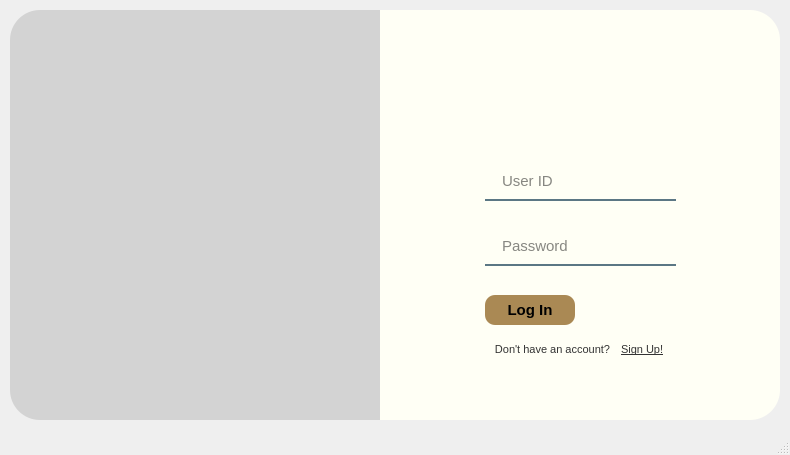
<?xml version="1.0" encoding="UTF-8"?>
<ui version="4.0">
 <class>loginWindow</class>
 <widget class="QMainWindow" name="loginWindow">
  <property name="geometry">
   <rect>
    <x>0</x>
    <y>0</y>
    <width>790</width>
    <height>455</height>
   </rect>
  </property>
  <property name="minimumSize">
   <size>
    <width>790</width>
    <height>455</height>
   </size>
  </property>
  <property name="font">
   <font>
    <pointsize>10</pointsize>
    <weight>75</weight>
    <bold>true</bold>
   </font>
  </property>
  <property name="windowTitle">
   <string>MainWindow</string>
  </property>
  <widget class="QWidget" name="centralwidget">
   <widget class="QWidget" name="widget" native="true">
    <property name="geometry">
     <rect>
      <x>0</x>
      <y>0</y>
      <width>810</width>
      <height>450</height>
     </rect>
    </property>
    <widget class="QLabel" name="label">
     <property name="geometry">
      <rect>
       <x>10</x>
       <y>10</y>
       <width>371</width>
       <height>411</height>
      </rect>
     </property>
     <property name="styleSheet">
      <string notr="true">border-image: url(:/icons-logo/icons-logo/Two friends.png);
border-bottom-left-radius: 30px;
border-top-left-radius: 30px;
</string>
     </property>
     <property name="text">
      <string/>
     </property>
    </widget>
    <widget class="QLabel" name="label_2">
     <property name="geometry">
      <rect>
       <x>10</x>
       <y>10</y>
       <width>370</width>
       <height>410</height>
      </rect>
     </property>
     <property name="styleSheet">
      <string notr="true">background-color:rgba(0,0,0,30);
border-bottom-left-radius: 30px;
border-top-left-radius: 30px;
</string>
     </property>
     <property name="text">
      <string/>
     </property>
    </widget>
    <widget class="QLabel" name="label_3">
     <property name="geometry">
      <rect>
       <x>380</x>
       <y>10</y>
       <width>400</width>
       <height>410</height>
      </rect>
     </property>
     <property name="styleSheet">
      <string notr="true">background-color : rgba(255,255,245,255);
border-bottom-right-radius: 30px;
border-top-right-radius: 30px;
</string>
     </property>
     <property name="text">
      <string/>
     </property>
    </widget>
    <widget class="QLabel" name="logoLabel">
     <property name="geometry">
      <rect>
       <x>485</x>
       <y>30</y>
       <width>190</width>
       <height>120</height>
      </rect>
     </property>
     <property name="styleSheet">
      <string notr="true">image: url(:/icons-logo/icons-logo/Logo_tweet.png);</string>
     </property>
     <property name="text">
      <string/>
     </property>
    </widget>
    <widget class="QLineEdit" name="useridlineEdit">
     <property name="geometry">
      <rect>
       <x>485</x>
       <y>170</y>
       <width>191</width>
       <height>31</height>
      </rect>
     </property>
     <property name="font">
      <font>
       <pointsize>11</pointsize>
       <weight>50</weight>
       <bold>false</bold>
      </font>
     </property>
     <property name="styleSheet">
      <string notr="true">background-color: rgba(0,0,0,0);
border : none;
border-bottom: 2px solid rgba(46,82,101,200);
color: rgba(0,0,0,240);
padding-bottom: 7px;
padding-left: 15px</string>
     </property>
     <property name="placeholderText">
      <string>User ID</string>
     </property>
    </widget>
    <widget class="QLineEdit" name="passwordlineEdit">
     <property name="geometry">
      <rect>
       <x>485</x>
       <y>235</y>
       <width>191</width>
       <height>31</height>
      </rect>
     </property>
     <property name="font">
      <font>
       <pointsize>11</pointsize>
       <weight>50</weight>
       <bold>false</bold>
      </font>
     </property>
     <property name="styleSheet">
      <string notr="true">background-color: rgba(0,0,0,0);
border : none;
border-bottom: 2px solid rgba(46,82,101,200);
color: rgba(0,0,0,240);
padding-bottom: 7px;
padding-left: 15px</string>
     </property>
     <property name="echoMode">
      <enum>QLineEdit::PasswordEchoOnEdit</enum>
     </property>
     <property name="placeholderText">
      <string>Password</string>
     </property>
    </widget>
    <widget class="QPushButton" name="exitButton">
     <property name="geometry">
      <rect>
       <x>740</x>
       <y>20</y>
       <width>30</width>
       <height>30</height>
      </rect>
     </property>
     <property name="toolTip">
      <string>&lt;html&gt;&lt;head/&gt;&lt;body&gt;&lt;p&gt;Exit&lt;/p&gt;&lt;/body&gt;&lt;/html&gt;</string>
     </property>
     <property name="styleSheet">
      <string notr="true">QPushButton {
    border: none;
	background-color : rgba(255,255,245, 0);
}

QPushButton:hover {
    background-color: rgba(222,193,158, 50);
	border-radius: 15px;
}

QPushButton:pressed {
	padding-left: 1px;
	padding-top: 1px;
}</string>
     </property>
     <property name="text">
      <string/>
     </property>
     <property name="icon">
      <iconset resource="res.qrc">
       <normaloff>:/icons-logo/icons-logo/icons8-x-96.png</normaloff>:/icons-logo/icons-logo/icons8-x-96.png</iconset>
     </property>
     <property name="iconSize">
      <size>
       <width>25</width>
       <height>25</height>
      </size>
     </property>
    </widget>
    <widget class="QPushButton" name="loginButton">
     <property name="geometry">
      <rect>
       <x>485</x>
       <y>295</y>
       <width>90</width>
       <height>30</height>
      </rect>
     </property>
     <property name="font">
      <font>
       <family>Arial</family>
       <pointsize>11</pointsize>
       <weight>75</weight>
       <bold>true</bold>
      </font>
     </property>
     <property name="styleSheet">
      <string notr="true">QPushButton{
	background-color: rgba(170,137,84,255);
	border-radius: 10px;

}

QPushButton:hover {
   background-color: rgba(187,161,118,255);
	border-radius: 10px;
}

QPushButton:pressed {
   background-color: rgba(187,161,118,255);
	border-radius: 10px;
	padding-left: 1px;
	padding-top: 1px;
}</string>
     </property>
     <property name="text">
      <string>Log In</string>
     </property>
    </widget>
    <widget class="QLabel" name="label_1">
     <property name="geometry">
      <rect>
       <x>485</x>
       <y>340</y>
       <width>135</width>
       <height>20</height>
      </rect>
     </property>
     <property name="font">
      <font>
       <pointsize>8</pointsize>
       <weight>50</weight>
       <bold>false</bold>
      </font>
     </property>
     <property name="styleSheet">
      <string notr="true">QLabel {
    color: #333333;
}
</string>
     </property>
     <property name="text">
      <string>&lt;html&gt;&lt;head/&gt;&lt;body&gt;&lt;p&gt;Don't have an account?&lt;/p&gt;&lt;/body&gt;&lt;/html&gt;</string>
     </property>
     <property name="textFormat">
      <enum>Qt::RichText</enum>
     </property>
     <property name="alignment">
      <set>Qt::AlignCenter</set>
     </property>
    </widget>
    <widget class="QLabel" name="signupLabel">
     <property name="geometry">
      <rect>
       <x>621</x>
       <y>340</y>
       <width>55</width>
       <height>20</height>
      </rect>
     </property>
     <property name="font">
      <font>
       <pointsize>8</pointsize>
       <weight>50</weight>
       <bold>false</bold>
      </font>
     </property>
     <property name="toolTip">
      <string>Sign up for an account.</string>
     </property>
     <property name="styleSheet">
      <string notr="true">QLabel {
    color: #333333;
}

QLabel:hover {
    color: #649ca4; /* Text color on hover */
    text-decoration: underline; /* Underline on hover */
}</string>
     </property>
     <property name="text">
      <string>&lt;html&gt;&lt;head/&gt;&lt;body&gt;&lt;u&gt;Sign Up!&lt;/u&gt;&lt;/body&gt;&lt;/html&gt;</string>
     </property>
     <property name="alignment">
      <set>Qt::AlignLeading|Qt::AlignLeft|Qt::AlignVCenter</set>
     </property>
    </widget>
   </widget>
  </widget>
  <widget class="QStatusBar" name="statusbar"/>
 </widget>
 <resources>
  <include location="res.qrc"/>
 </resources>
 <connections/>
</ui>
